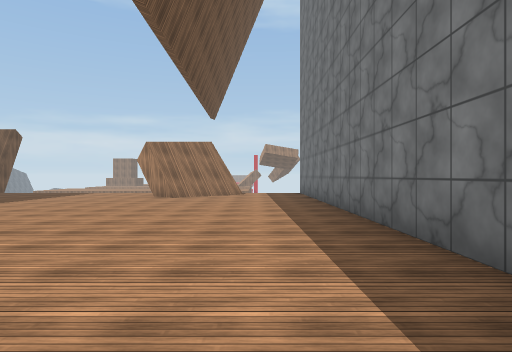
[1] (above)

19 first-person views from a walk through a 3-D level made in the Unity game engine. The camera is 1.3 m above the floor, looks level and sees 75° across. The floor is counted in squares, 2 m on a side. Each view is taken from the middle of a square. On the plan, view 1 faces up. The plan holds only what a view shows up to about 10 squares ahead; the rest is blank. The place goes on beyond the plan. The player is left out. Some animated figures are not drawn. Surface patterns are stand-ins for the level's own textures.

[2]
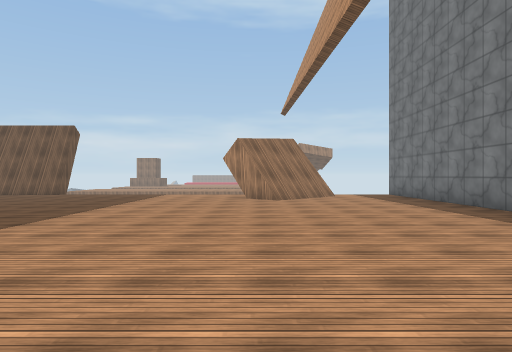

[3]
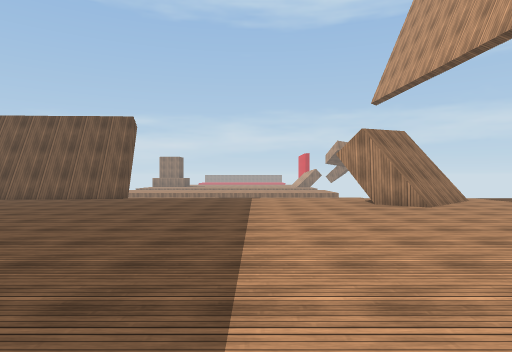

[4]
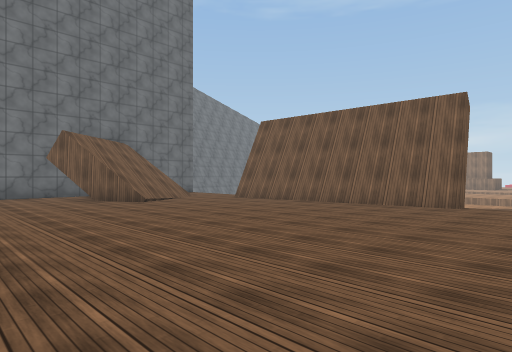

[5]
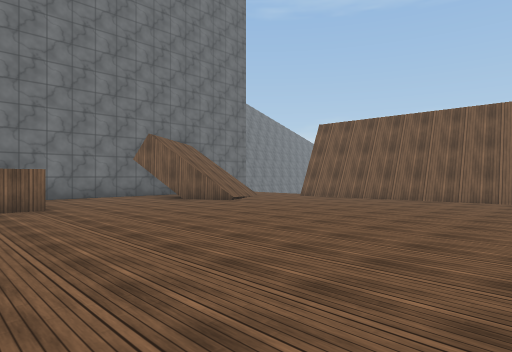

[6]
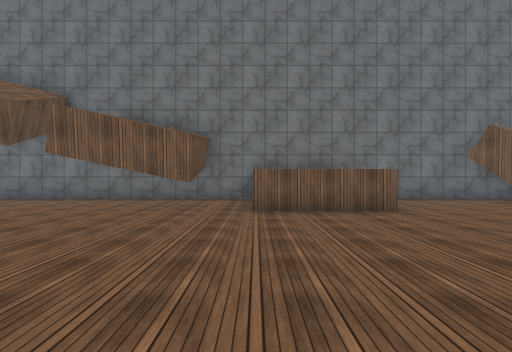

[7]
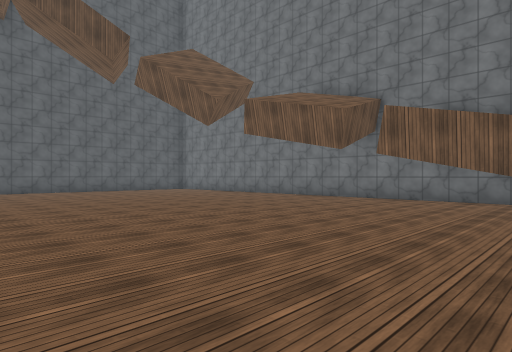

[8]
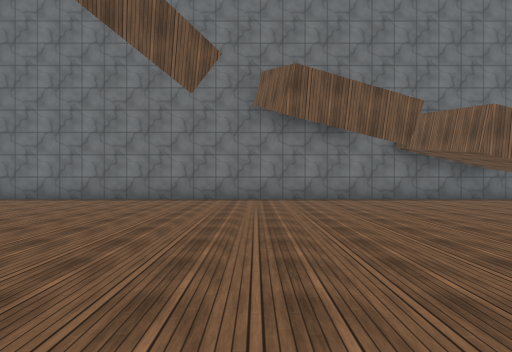

[9]
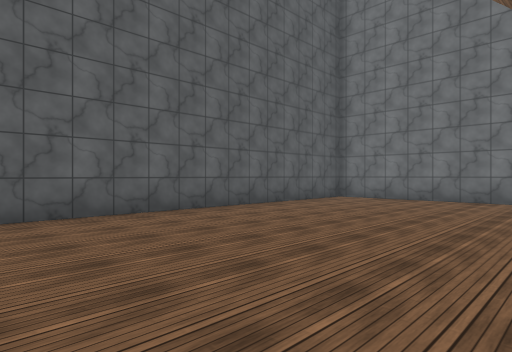

[10]
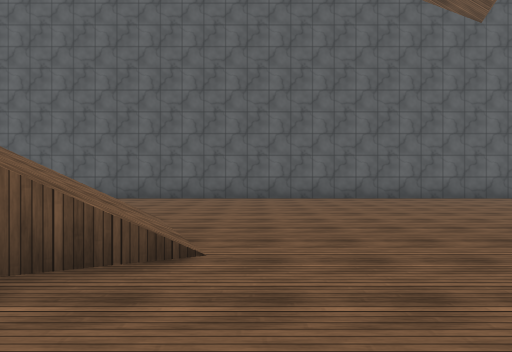

[11]
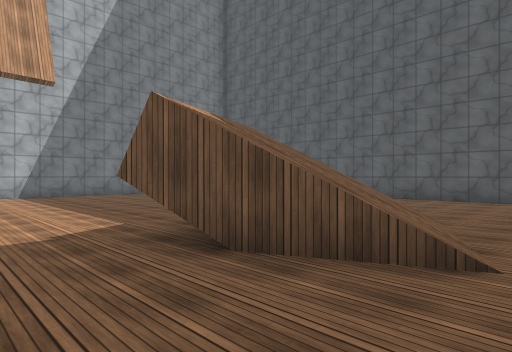

[12]
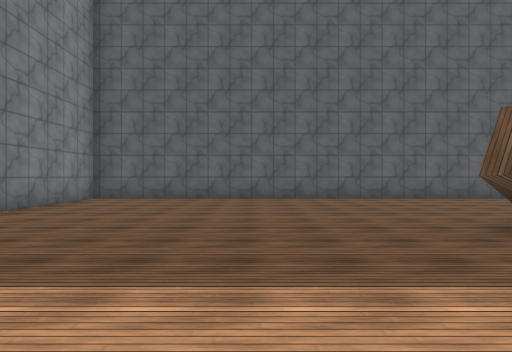

[13]
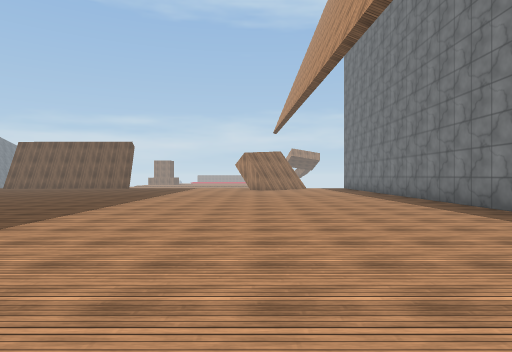

[14]
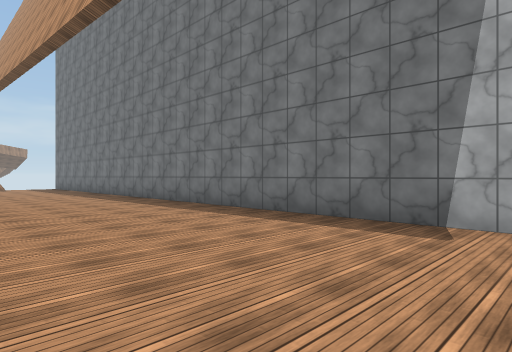

[15]
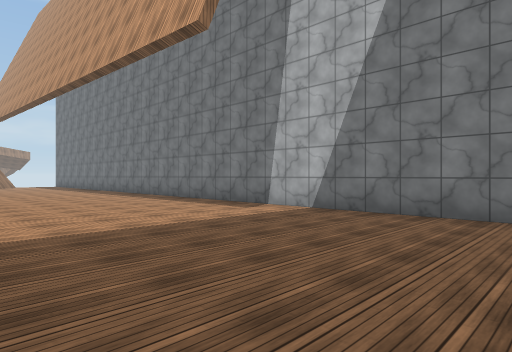

[16]
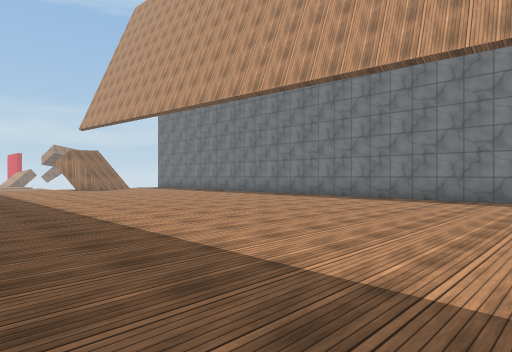

[17]
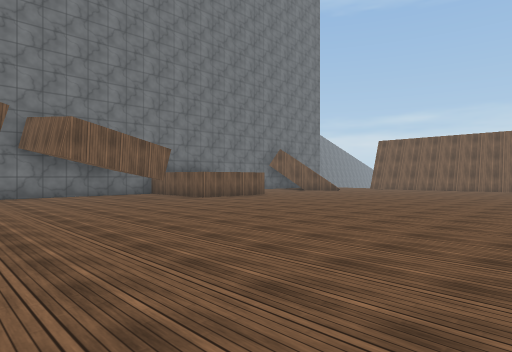

[18]
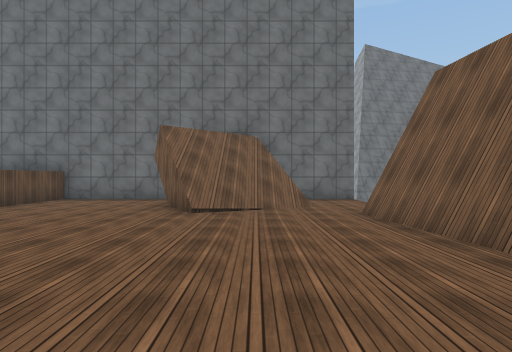

[19]
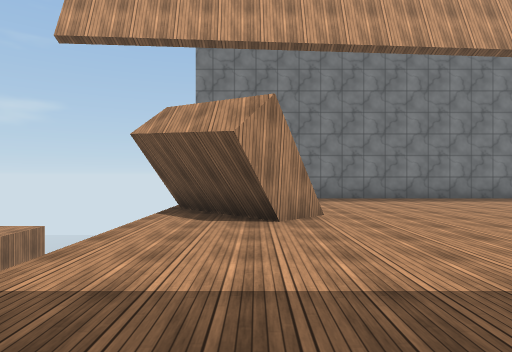

### Floor plan
Key: @ floor where view 1 was taken; # wall or solid block; x gap in a wall; . floor; / step, stairs or slope; ^ raised ledge; v drop or lower ground.
Columns run from 20 left of view 1 to 2 right of it. Each row starts with its distance up from view 1.
 13  vv   ####xvvvvvvvvvvvv
 12 #.../###.........###..
 11 #  /.............##...#
 10 #///.............#....#
  9 ##///.................#
  8 #.//..................#
  7 #.....................#
  6 #.....................#
  5 #.....................#
  4  ^^^..................#
  3  ^ ^..................#
  2  ^^^..................#
  1 ####..................#
  0 #. #................@.#
 -1 #.....................#
 -2 #.....................#
 -3 #.....................#
 -4 #.....................#
 -5 #.....................#
 -6 #...........#/........#
 -7 #........../// .......#
 -8 #..........///#.......#
 -9 #.........../.........#
-10 #.....................#
-11 #.....................#
-12 #.....................#
-13 #.....................#
-14 #######################

Positions as (right, up) in squares from view 1, and headings:
1: (0, 0), facing up
2: (-3, 1), facing up
3: (-6, 3), facing up
4: (-8, 5), facing up-left
5: (-9, 3), facing up-left
6: (-10, 2), facing left
7: (-10, 1), facing down-left
8: (-10, -6), facing left
9: (-10, -8), facing down-left
10: (-10, -4), facing down
11: (-10, -4), facing down-right
12: (-3, -4), facing down
13: (-3, -5), facing up
14: (-3, -6), facing up-right
15: (-4, -10), facing up-right
16: (-8, -5), facing up-right
17: (-8, -4), facing up-left
18: (-10, 10), facing left
19: (-8, 11), facing right
